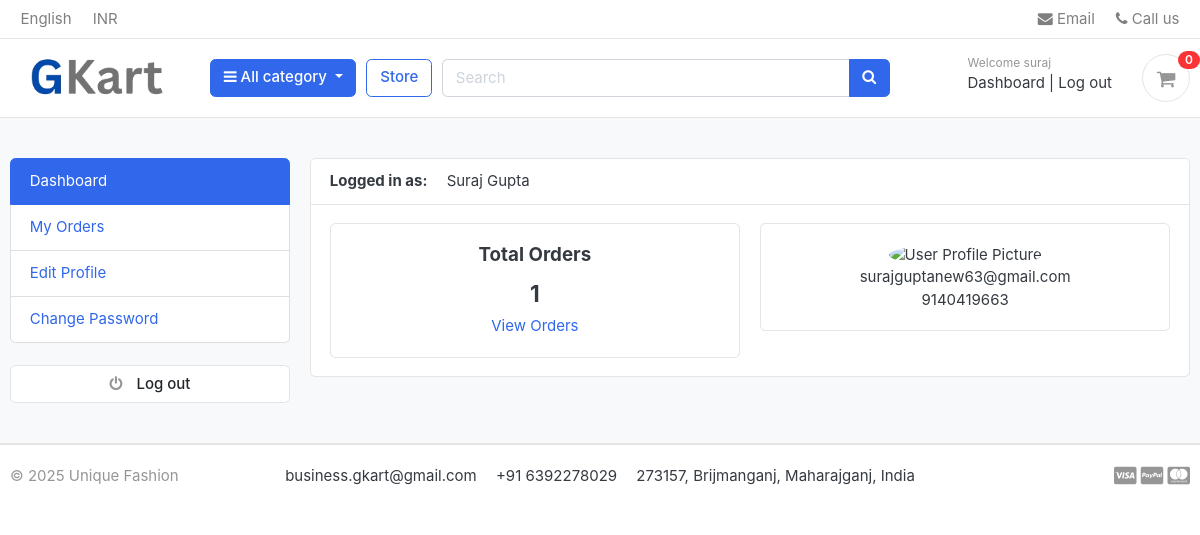
Screenshot of /accounts/dashboard/ (signed in) with the database file from the repository.
### accounts/models.py (models this page shows, shortened)
class Account(AbstractBaseUser):
    first_name = models.CharField(max_length=100)
    last_name = models.CharField(max_length=100)
    username = models.CharField(max_length=100, unique=True)
    email = models.CharField(max_length=100, unique=True)
    mobile_number = models.CharField(max_length=13)
    date_joined = models.DateTimeField(auto_now_add=True)
    last_login = models.DateTimeField(auto_now=True)
    is_admin = models.BooleanField(default=False)
    is_staff = models.BooleanField(default=False)
    is_active = models.BooleanField(default=False)
    is_superadmin = models.BooleanField(default=False)
    USERNAME_FIELD = 'email'
    REQUIRED_FIELDS = ['username', 'first_name', 'last_name']
    objects = MyAccountManager()
    def full_name(self):
        return f'{self.first_name} {self.last_name}'

### accounts/views.py (the view)
# urls.py: path('dashboard/', views.dashboard, name='dashboard'),
@login_required(login_url='login')
def dashboard(request):
    orders = Order.objects.order_by('-created_at').filter(user_id=request.user.id, is_ordered=True)
    total_orders = orders.count()
    try:
        user_profile = UserProfile.objects.get(user_id=request.user.id)
    except UserProfile.DoesNotExist:
        user_profile = None
    context = {
        "total_orders": total_orders,
        "user_profile": user_profile
    }
    return render(request, "accounts/dashboard.html", context)

### carts/context_processors.py (called while the page is built)
def counter(request):
    cart_count = 0
    if 'admin' in request.path:
        return {}
    else:
        try:
            cart = Cart.objects.filter(cart_id=_cart_id(request))
            if request.user.is_authenticated:
                cart_items = CartItem.objects.all().filter(user=request.user)
            else:
                cart_items = CartItem.objects.all().filter(cart=cart[:1])
            for cart_item in cart_items:
                cart_count += cart_item.quantity
        except Cart.DoesNotExist:
            cart_count = 0
    return dict(cart_count=cart_count)

### carts/views.py (called while the page is built)
def _cart_id(request):
    cart = request.session.session_key
    if not cart:
        cart = request.session.create() # create the cart id present in the session id
    return cart

### category/context_processors.py (called while the page is built)
def menu_links(request):
    links = Category.objects.all()
    return dict(links=links)

### category/models.py (called while the page is built)
    def get_url(self):
        return reverse('products_by_category', args=[self.slug])

### templates/accounts/dashboard.html (shortened to what this page needs)
{% extends "base.html" %}
{% block content %}
<section class="section-conten padding-y bg">
<div class="container">
	<div class="row">
	{% include "includes/dashboard_sidebar.html" %}
	<main class="col-md-9">
		<article class="card">
		<header class="card-header">
			<strong class="d-inline-block mr-3">Logged in as:</strong>
			<span>{{ user.full_name | title }}</span>
		</header>
		<div class="card-body">
			<div class="row">
				<div class="col-md-6">
					<div class="card text-center">
						<div class="card-body">
							<h5 class="card-title">Total Orders</h5>
							<h4> {{ total_orders }} </h4>
							<a href="{% url "my_orders" %}">View Orders</a>
						</div>
					</div>
				</div>
				<div class="col-md-6">
					<div class="card text-center">
						<div class="card-body">
							<img src="{{ user_profile.profile_picture.url }}" alt="User Profile Picture" width="50" height="50" style="border-radius:50%;">
							<p class="mb-0">{{ user.email }}</p>
							<p class="mb-0">{{ user.mobile_number }}</p>
						</div>
					</div>
				</div>
			</div>
		</div>
		</article>
	</main>
</div>
</div>
</section>
{% endblock %}

### templates/includes/navbar.html (shortened to what this page needs)
{% load static %}
<header class="section-header">
      <nav class="navbar p-md-0 navbar-expand-sm navbar-light border-bottom">
        <div class="container">
          <div class="collapse navbar-collapse" id="navbarTop4">
            <ul class="navbar-nav mr-auto">
              <li class="nav-item dropdown">
                <a href="#" class="nav-link"> English </a>
              </li>
              <li class="nav-item dropdown">
                <a href="#" class="nav-link"> INR </a>
              </li>
            </ul>
            <ul class="navbar-nav">
              <li>
                <a href="#" class="nav-link">
                  <i class="fa fa-envelope"></i> Email
                </a>
              </li>
              <li>
                <a href="#" class="nav-link">
                  <i class="fa fa-phone"></i> Call us
                </a>
              </li>
            </ul>
          </div>
        </div>
      </nav>
      <section class="header-main border-bottom">
        <div class="container">
          <div class="row align-items-center">
            <div class="col-lg-2 col-md-3 col-6">
              <a href="{% url "home" %}" class="brand-wrap">
                <img class="logo" src="{% static 'images/logo.png' %}"  alt="Logo Image"/>
              </a>
            </div>
            <div class="col-lg col-sm col-md col-6 flex-grow-0">
              <div class="category-wrap dropdown d-inline-block float-right">
                <button
                  type="button"
                  class="btn btn-primary dropdown-toggle"
                  data-toggle="dropdown"
                >
                  <i class="fa fa-bars"></i> All category
                </button>
              </div>
            </div>
            <a href="{% url "store" %}" class="btn btn-outline-primary">Store</a>
            <div class="col-lg col-md-6 col-sm-12 col">
              <form action="{% url "search" %}" class="search">
                <div class="input-group w-100">
                  <input
                    type="text"
                    name="keyword"
                    class="form-control"
                    {% comment %} style="width: 60%" {% endcomment %}
                    placeholder="Search"
                  />
                  <div class="input-group-append">
                    <button class="btn btn-primary" type="submit">
                      <i class="fa fa-search"></i>
                    </button>
                  </div>
                </div>
              </form>
            </div>
            <div class="col-lg-3 col-sm-6 col-8 order-2 order-lg-3">
              <div class="d-flex justify-content-end mb-3 mb-lg-0">
                {% if user.id is None %}
                  <div class="widget-header">
                    <small class="title text-muted">Welcome guest!</small>
                    <div>
                      <a href="{% url "login" %}">Log in</a>
                      <span class="dark-transp"> | </span>
                      <a href="{% url "register" %}"> Register</a>
                    </div>
                  </div>
                {% else %}
                    <div class="widget-header">
                    <small class="title text-muted">Welcome {{ user.first_name }}</small>
                    <div>
                      <a href="{% url "dashboard" %}">Dashboard</a>
                      <span class="dark-transp"> | </span>
                      <a href="{% url "logout" %}"> Log out</a>
                    </div>
                  </div>
                {% endif %}
                <a href="{% url "cart" %}" class="widget-header pl-3 ml-3">
                  <div class="icon icon-sm rounded-circle border">
                    <i class="fa fa-shopping-cart"></i>
                  </div>
                  <span class="badge badge-pill badge-danger notify">{{ cart_count }}</span>
                </a>
              </div>
            </div>
          </div>
        </div>
      </section>
    </header>

### gkart/static/css/ui.css (style rules this page uses)
html { font-family: "Inter", sans-serif; font-size: 15px; }
.icon-xs, .icon-sm, .icon-md, .icon-lg { display: inline-block; text-align: center; flex-shrink: 0; flex-grow: 0; }
.icon-sm { width: 48px; height: 48px; line-height: 48px !important; font-size: 20px; }
.padding-y { padding-top: 40px; padding-bottom: 40px; }
article:after, .form-group:after { display: block; clear: both; content: ""; }
.bg { background-color: #f8f9fa; }
p:last-child { margin-bottom: 0; }
.header-main { position: relative; padding-top: 1rem; padding-bottom: 1rem; }
.brand-wrap .logo, .navbar-brand .logo { margin-right: 7px; max-height: 42px; display: inline-block; }
.widget-header { display: inline-block; vertical-align: middle; position: relative; }
.widget-header a { color: #343a40; }
.widget-header i { color: #969696; }
.widget-header .title { display: block; }
.widget-header .notify { position: absolute; top: -3px; right: -10px; }
.notify { position: absolute; top: -4px; right: -10px; display: inline-block; padding: 0.25em 0.6em; font-size: 12px; line-height: 1; text-align: center; border-radius: 3rem; color: #fff; background-color: #fa3434; }

### rows the page displays
Account: first_name "suraj", full_name "Suraj Gupta", email "surajguptanew63@gmail.com", mobile_number "9140419663"

### other values shown
{{ cart_count }} "0"
{{ total_orders }} "1"
